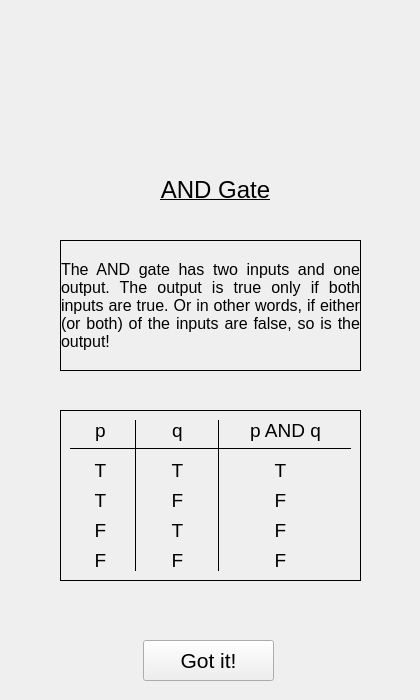
<?xml version="1.0" encoding="UTF-8"?>
<ui version="4.0">
 <class>GateInfo_AND</class>
 <widget class="QWidget" name="GateInfo_AND">
  <property name="windowModality">
   <enum>Qt::NonModal</enum>
  </property>
  <property name="geometry">
   <rect>
    <x>0</x>
    <y>0</y>
    <width>420</width>
    <height>700</height>
   </rect>
  </property>
  <property name="windowTitle">
   <string>Form</string>
  </property>
  <property name="styleSheet">
   <string notr="true"/>
  </property>
  <widget class="QLabel" name="label_gateIcon">
   <property name="geometry">
    <rect>
     <x>140</x>
     <y>20</y>
     <width>151</width>
     <height>151</height>
    </rect>
   </property>
   <property name="text">
    <string/>
   </property>
   <property name="pixmap">
    <pixmap resource="Resources.qrc">:/Resources/ANDGate.png</pixmap>
   </property>
   <property name="scaledContents">
    <bool>true</bool>
   </property>
   <property name="alignment">
    <set>Qt::AlignCenter</set>
   </property>
  </widget>
  <widget class="QLabel" name="label_gateName">
   <property name="geometry">
    <rect>
     <x>150</x>
     <y>170</y>
     <width>131</width>
     <height>41</height>
    </rect>
   </property>
   <property name="font">
    <font>
     <pointsize>18</pointsize>
    </font>
   </property>
   <property name="text">
    <string>&lt;html&gt;&lt;head/&gt;&lt;body&gt;&lt;p&gt;&lt;span style=&quot; text-decoration: underline;&quot;&gt;AND Gate&lt;/span&gt;&lt;/p&gt;&lt;/body&gt;&lt;/html&gt;</string>
   </property>
   <property name="alignment">
    <set>Qt::AlignCenter</set>
   </property>
  </widget>
  <widget class="QLabel" name="label_gateDescription">
   <property name="geometry">
    <rect>
     <x>60</x>
     <y>240</y>
     <width>301</width>
     <height>131</height>
    </rect>
   </property>
   <property name="frameShape">
    <enum>QFrame::Box</enum>
   </property>
   <property name="text">
    <string>&lt;html&gt;&lt;head/&gt;&lt;body&gt;&lt;p align=&quot;justify&quot;&gt;&lt;span style=&quot; font-size:12pt;&quot;&gt;The AND gate has two inputs and one output. The output is true only if both inputs are true. Or in other words, if either (or both) of the inputs are false, so is the output!&lt;/span&gt;&lt;/p&gt;&lt;/body&gt;&lt;/html&gt;</string>
   </property>
   <property name="alignment">
    <set>Qt::AlignCenter</set>
   </property>
   <property name="wordWrap">
    <bool>true</bool>
   </property>
   <property name="margin">
    <number>10</number>
   </property>
  </widget>
  <widget class="QPushButton" name="pushButton_accept">
   <property name="geometry">
    <rect>
     <x>143</x>
     <y>640</y>
     <width>131</width>
     <height>41</height>
    </rect>
   </property>
   <property name="font">
    <font>
     <pointsize>16</pointsize>
    </font>
   </property>
   <property name="text">
    <string>Got it!</string>
   </property>
  </widget>
  <widget class="QFrame" name="frame">
   <property name="geometry">
    <rect>
     <x>60</x>
     <y>410</y>
     <width>301</width>
     <height>171</height>
    </rect>
   </property>
   <property name="frameShape">
    <enum>QFrame::Box</enum>
   </property>
   <property name="frameShadow">
    <enum>QFrame::Plain</enum>
   </property>
   <widget class="QLabel" name="label_15">
    <property name="geometry">
     <rect>
      <x>210</x>
      <y>140</y>
      <width>21</width>
      <height>21</height>
     </rect>
    </property>
    <property name="font">
     <font>
      <pointsize>14</pointsize>
     </font>
    </property>
    <property name="text">
     <string>F</string>
    </property>
    <property name="alignment">
     <set>Qt::AlignCenter</set>
    </property>
   </widget>
   <widget class="QLabel" name="label_13">
    <property name="geometry">
     <rect>
      <x>210</x>
      <y>80</y>
      <width>21</width>
      <height>21</height>
     </rect>
    </property>
    <property name="font">
     <font>
      <pointsize>14</pointsize>
     </font>
    </property>
    <property name="text">
     <string>F</string>
    </property>
    <property name="alignment">
     <set>Qt::AlignCenter</set>
    </property>
   </widget>
   <widget class="QLabel" name="label">
    <property name="geometry">
     <rect>
      <x>30</x>
      <y>10</y>
      <width>21</width>
      <height>21</height>
     </rect>
    </property>
    <property name="font">
     <font>
      <pointsize>14</pointsize>
     </font>
    </property>
    <property name="text">
     <string>p</string>
    </property>
    <property name="alignment">
     <set>Qt::AlignCenter</set>
    </property>
   </widget>
   <widget class="QLabel" name="label_10">
    <property name="geometry">
     <rect>
      <x>30</x>
      <y>110</y>
      <width>21</width>
      <height>21</height>
     </rect>
    </property>
    <property name="font">
     <font>
      <pointsize>14</pointsize>
     </font>
    </property>
    <property name="text">
     <string>F</string>
    </property>
    <property name="alignment">
     <set>Qt::AlignCenter</set>
    </property>
   </widget>
   <widget class="QLabel" name="label_7">
    <property name="geometry">
     <rect>
      <x>107</x>
      <y>110</y>
      <width>21</width>
      <height>21</height>
     </rect>
    </property>
    <property name="font">
     <font>
      <pointsize>14</pointsize>
     </font>
    </property>
    <property name="text">
     <string>T</string>
    </property>
    <property name="alignment">
     <set>Qt::AlignCenter</set>
    </property>
   </widget>
   <widget class="Line" name="line">
    <property name="geometry">
     <rect>
      <x>10</x>
      <y>30</y>
      <width>281</width>
      <height>16</height>
     </rect>
    </property>
    <property name="frameShadow">
     <enum>QFrame::Plain</enum>
    </property>
    <property name="orientation">
     <enum>Qt::Horizontal</enum>
    </property>
   </widget>
   <widget class="QLabel" name="label_2">
    <property name="geometry">
     <rect>
      <x>107</x>
      <y>10</y>
      <width>21</width>
      <height>21</height>
     </rect>
    </property>
    <property name="font">
     <font>
      <pointsize>14</pointsize>
     </font>
    </property>
    <property name="text">
     <string>q</string>
    </property>
    <property name="alignment">
     <set>Qt::AlignCenter</set>
    </property>
   </widget>
   <widget class="Line" name="line_2">
    <property name="geometry">
     <rect>
      <x>67</x>
      <y>10</y>
      <width>16</width>
      <height>151</height>
     </rect>
    </property>
    <property name="frameShadow">
     <enum>QFrame::Plain</enum>
    </property>
    <property name="orientation">
     <enum>Qt::Vertical</enum>
    </property>
   </widget>
   <widget class="QLabel" name="label_5">
    <property name="geometry">
     <rect>
      <x>107</x>
      <y>50</y>
      <width>21</width>
      <height>21</height>
     </rect>
    </property>
    <property name="font">
     <font>
      <pointsize>14</pointsize>
     </font>
    </property>
    <property name="text">
     <string>T</string>
    </property>
    <property name="alignment">
     <set>Qt::AlignCenter</set>
    </property>
   </widget>
   <widget class="QLabel" name="label_3">
    <property name="geometry">
     <rect>
      <x>170</x>
      <y>10</y>
      <width>111</width>
      <height>21</height>
     </rect>
    </property>
    <property name="font">
     <font>
      <pointsize>14</pointsize>
     </font>
    </property>
    <property name="text">
     <string>p AND q</string>
    </property>
    <property name="alignment">
     <set>Qt::AlignCenter</set>
    </property>
   </widget>
   <widget class="QLabel" name="label_8">
    <property name="geometry">
     <rect>
      <x>107</x>
      <y>140</y>
      <width>21</width>
      <height>21</height>
     </rect>
    </property>
    <property name="font">
     <font>
      <pointsize>14</pointsize>
     </font>
    </property>
    <property name="text">
     <string>F</string>
    </property>
    <property name="alignment">
     <set>Qt::AlignCenter</set>
    </property>
   </widget>
   <widget class="QLabel" name="label_14">
    <property name="geometry">
     <rect>
      <x>210</x>
      <y>110</y>
      <width>21</width>
      <height>21</height>
     </rect>
    </property>
    <property name="font">
     <font>
      <pointsize>14</pointsize>
     </font>
    </property>
    <property name="text">
     <string>F</string>
    </property>
    <property name="alignment">
     <set>Qt::AlignCenter</set>
    </property>
   </widget>
   <widget class="Line" name="line_3">
    <property name="geometry">
     <rect>
      <x>150</x>
      <y>10</y>
      <width>16</width>
      <height>151</height>
     </rect>
    </property>
    <property name="frameShadow">
     <enum>QFrame::Plain</enum>
    </property>
    <property name="orientation">
     <enum>Qt::Vertical</enum>
    </property>
   </widget>
   <widget class="QLabel" name="label_11">
    <property name="geometry">
     <rect>
      <x>30</x>
      <y>140</y>
      <width>21</width>
      <height>21</height>
     </rect>
    </property>
    <property name="font">
     <font>
      <pointsize>14</pointsize>
     </font>
    </property>
    <property name="text">
     <string>F</string>
    </property>
    <property name="alignment">
     <set>Qt::AlignCenter</set>
    </property>
   </widget>
   <widget class="QLabel" name="label_4">
    <property name="geometry">
     <rect>
      <x>30</x>
      <y>50</y>
      <width>21</width>
      <height>21</height>
     </rect>
    </property>
    <property name="font">
     <font>
      <pointsize>14</pointsize>
     </font>
    </property>
    <property name="text">
     <string>T</string>
    </property>
    <property name="alignment">
     <set>Qt::AlignCenter</set>
    </property>
   </widget>
   <widget class="QLabel" name="label_6">
    <property name="geometry">
     <rect>
      <x>107</x>
      <y>80</y>
      <width>21</width>
      <height>21</height>
     </rect>
    </property>
    <property name="font">
     <font>
      <pointsize>14</pointsize>
     </font>
    </property>
    <property name="text">
     <string>F</string>
    </property>
    <property name="alignment">
     <set>Qt::AlignCenter</set>
    </property>
   </widget>
   <widget class="QLabel" name="label_12">
    <property name="geometry">
     <rect>
      <x>210</x>
      <y>50</y>
      <width>21</width>
      <height>21</height>
     </rect>
    </property>
    <property name="font">
     <font>
      <pointsize>14</pointsize>
     </font>
    </property>
    <property name="text">
     <string>T</string>
    </property>
    <property name="alignment">
     <set>Qt::AlignCenter</set>
    </property>
   </widget>
   <widget class="QLabel" name="label_9">
    <property name="geometry">
     <rect>
      <x>30</x>
      <y>80</y>
      <width>21</width>
      <height>21</height>
     </rect>
    </property>
    <property name="font">
     <font>
      <pointsize>14</pointsize>
     </font>
    </property>
    <property name="text">
     <string>T</string>
    </property>
    <property name="alignment">
     <set>Qt::AlignCenter</set>
    </property>
   </widget>
  </widget>
  <zorder>frame</zorder>
  <zorder>label_gateIcon</zorder>
  <zorder>label_gateName</zorder>
  <zorder>label_gateDescription</zorder>
  <zorder>pushButton_accept</zorder>
 </widget>
 <resources>
  <include location="Resources.qrc"/>
 </resources>
 <connections/>
</ui>
